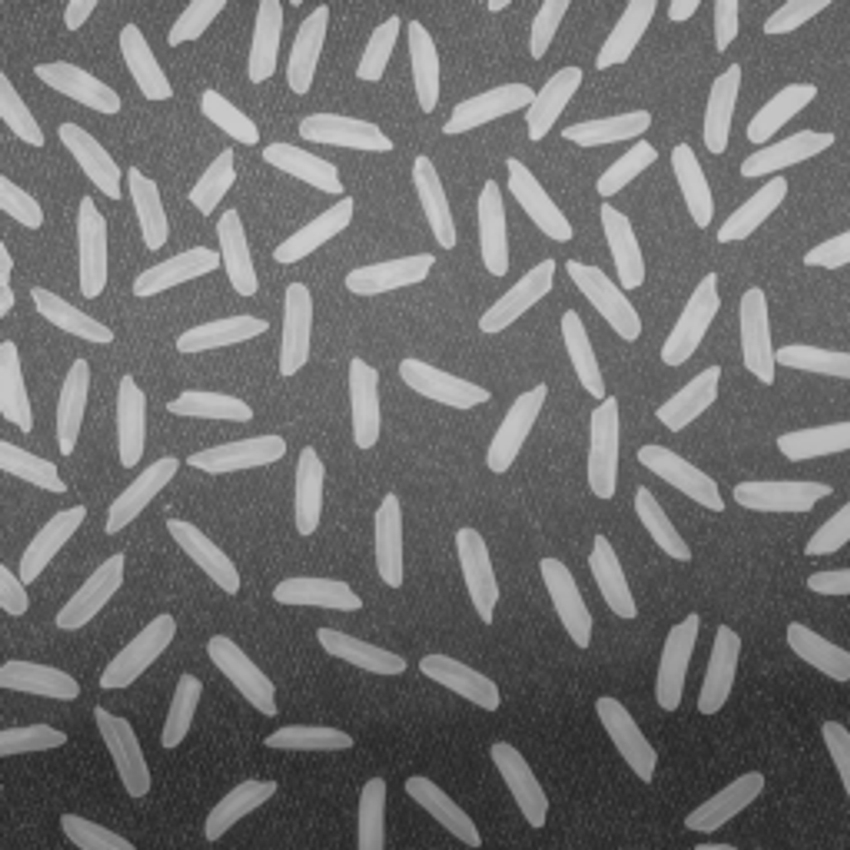
#> input picture images/gray/rice.jpg, 850 x 850 px
$ python example_5_otsu.py   (older library calls are emulated)
#> lines starting #> are read from the running program, lines starting #| are printed output that depends on the picture; after the words box and inside, x2 and y2 are one past the last pixel; in counts of white or black regions, pixels touching at a corner belong together
### pai_basic/pai_io.py
'''
Created on Aug 1, 2019

@author: jsaavedr
io functions
'''
import skimage.io as skio
import numpy as np
import utils

def imread(filename, as_gray = False):
#> called with filename = '../images/gray/rice.jpg', as_gray = True
    image = skio.imread(filename, as_gray = as_gray)
#> image is the input picture: shape (850, 850); min 36, max 207, mean 111.3
    if image.dtype == np.float64 :
        image = utils.to_uint8(image)
    return image

### pai_basic/utils.py
'''
pai_basic.basis module
A set of basic functions to operate on gray-scale images
@author: jsaavedr
'''
import numpy as np
import scipy.ndimage.filters as nd_filters

#to uint8
# [7 lines left out: function to_uint8, not called in this run]

#get histogram of an image
def get_histogram(gray_im):
    h=np.zeros(256, dtype=np.float32)
    for i in range(gray_im.shape[0]):
        for j in range(gray_im.shape[1]):
            h[gray_im[i,j]]+=1.0
    return h
#----------------------------------------------
def threshold(gray_im, th):
    bin_im = np.zeros(gray_im.shape, np.uint8)
    bin_im[gray_im>=th]=1
    return bin_im
#----------------------------------------------
#compute accum
def get_accum(histogram, length=256):
    accum=np.zeros(length)
    accum[0]=histogram[0]
    for i in range(1,length):
        accum[i]=accum[i-1]+histogram[i]
    return accum

#det otsu
def get_threshold_otsu(gray_im):
    h = get_histogram(gray_im)
#> h = 256 values, max 16884 at index 104, min 0 at index 0, mean 2822.3
    p = h / np.sum(h)
#> p = 256 values, max 0.0234 at index 104, min 0 at index 0, mean 0.00391
    accum = get_accum(p)
#> after the loop in get_accum, `for i in range(1,length):`: accum = 256 values from 0 to 1
#> accum = 256 values from 0 to 1
    mu_t = np.zeros(256,  np.float32)
    #compute media for each t in [0..255]
    for i in range(0,256):
        mu_t[i] = mu_t[i-1] + i*p[i]
#> after the loop, mu_t = 256 values from 0 to 111.3
    mu = mu_t[255]
#> mu = 111.3
    best_t = 0
    best_val = 0
    eps = 0.0001
    for t in range(1,256):
        w0 = accum[t]
        w1 = 1.0 - w0
        mu_0 = mu_t[t] / (w0 + eps)
        mu_1 = (mu - mu_t[t]) / (w1 + eps)
        val = w0*(mu_0 - mu)*(mu_0 - mu) + w1*(mu_1 - mu)*(mu_1 - mu)
        if val > best_val:
            best_val = val
            best_t = t
#> this loop made 255 passes
#> (w0, w1, mu_0, mu_1, val, best_val) on passes 1, 36, 37, 38, 39, 40, 41, 42, 43, 44, 45, 46: (0, 1, 0, 111.3, 0.000124, 0.000124), (1.38e-06, 1, 0.491, 111.3, 0.0171, 0.0171), (2.77e-06, 1, 0.983, 111.3, 0.0338, 0.0338), (9.69e-06, 1, 3.32, 111.3, 0.113, 0.113), (6.92e-05, 1, 15.87, 111.3, 0.63, 0.63), (0.000306, 1, 29.94, 111.3, 2.03, 2.03), (0.000905, 0.999, 36.53, 111.4, 5.06, 5.06), (0.00203, 0.998, 39.42, 111.4, 10.52, 10.52), (0.00376, 0.996, 41.02, 111.6, 18.65, 18.65), (0.00651, 0.993, 42.26, 111.7, 31.2, 31.2), (0.0104, 0.99, 43.28, 112, 48.7, 48.7), (0.0156, 0.984, 44.17, 112.4, 71.26, 71.26)
#> (w0, w1, mu_0, mu_1, val) on passes 2 to 7: (0, 1, 0, 111.3, 0.000124), (0, 1, 0, 111.3, 0.000124), (0, 1, 0, 111.3, 0.000124), (0, 1, 0, 111.3, 0.000124), (0, 1, 0, 111.3, 0.000124), (0, 1, 0, 111.3, 0.000124)
#> after the loop, best_t = 131; best_val = 1312.8
    return best_t

#equalization
# [59 lines left out: functions equalize_image, get_gaussian2d, constrast_stretching, add_gaussian_noise, get_magnitude, get_image_from_lsb and 1 more, not called in this run]


### pai_basic/example_5_otsu.py
'''
Created on Aug 6, 2019

@author: jsaavedr
Otsu
'''

import matplotlib.pyplot as plt
import utils
import pai_io

if __name__ == '__main__' :
    #filename ='../images/gray/ten_coins.png'
    filename = '../images/gray/rice.jpg'
    #filename = '../images/gray/four_coins.png'
    image=pai_io.imread(filename, as_gray = True)
    th = 100
    th_otsu = utils.get_threshold_otsu(image)
#> th_otsu = 131
    print('th = {}'.format(th))
    print('th_otsu = {}'.format(th_otsu))
#| th_otsu = 131
    bin_image = utils.threshold(image, th)
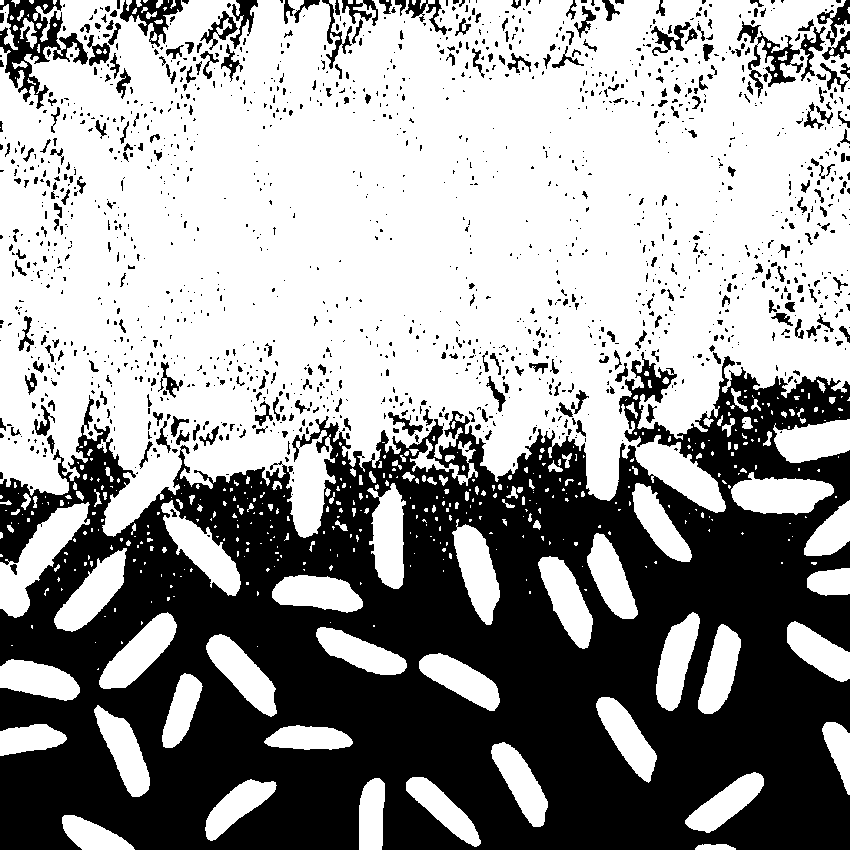
#> bin_image: shape (850, 850); values 0 (black) and 1 (white), 59.8% white; 1561 black regions (1255 under 20 px), largest, box (x1, y1, x2, y2) and area: (0, 352, 850, 850) 257629, (0, 0, 88, 109) 3325, (120, 0, 183, 47) 1143
    bin_image_otsu = utils.threshold(image, th_otsu)
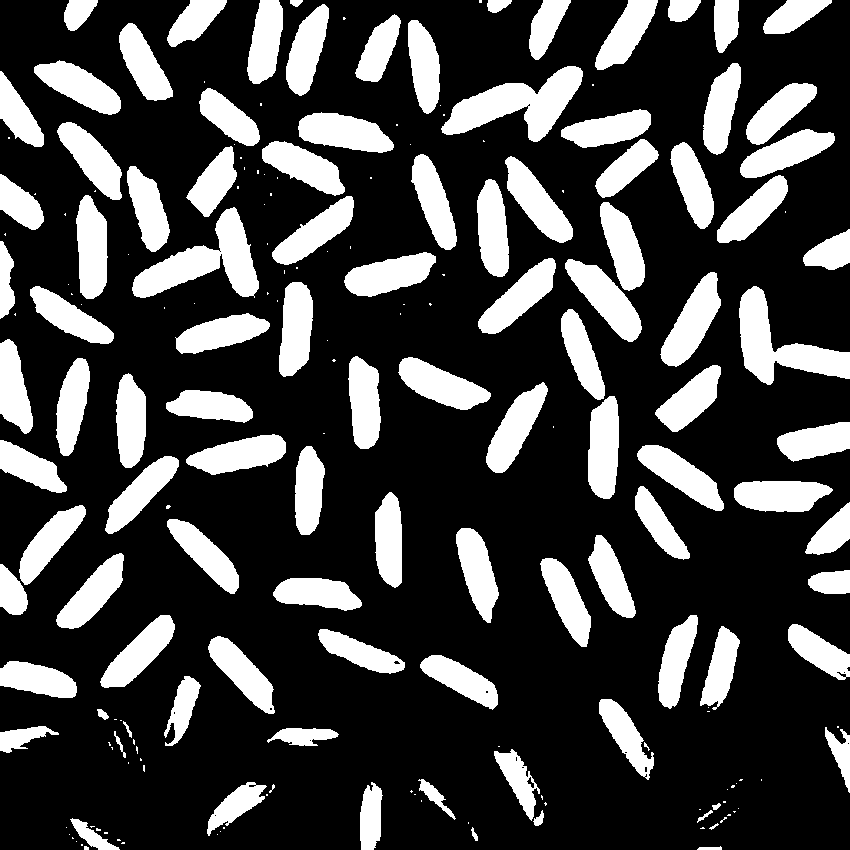
#> bin_image_otsu: shape (850, 850); values 0 (black) and 1 (white), 26.2% white; 202 white regions (97 under 20 px), largest, box (x1, y1, x2, y2) and area: (441, 66, 583, 142) 4838, (132, 207, 259, 298) 4773, (739, 286, 850, 385) 4398
    fig, xs = plt.subplots(1,3)
    for i in range(3):
        xs[i].set_axis_off()
    xs[0].imshow(image, cmap = 'gray', vmin =0 , vmax=255)
    xs[0].set_title('Original')
    xs[1].imshow(bin_image*255, cmap = 'gray', vmin = 0, vmax = 255)
    xs[1].set_title('Thresholded image t={}'.format(th) )
    xs[2].imshow(bin_image_otsu*255, cmap = 'gray', vmin = 0, vmax = 255)
    xs[2].set_title('Otsu ={}'.format(th_otsu))
    plt.show()
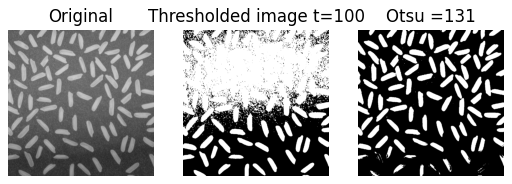
#> figure drawn by matplotlib, 3 panels

$ run again, with images/gray/elephant.jpg copied over images/gray/rice.jpg
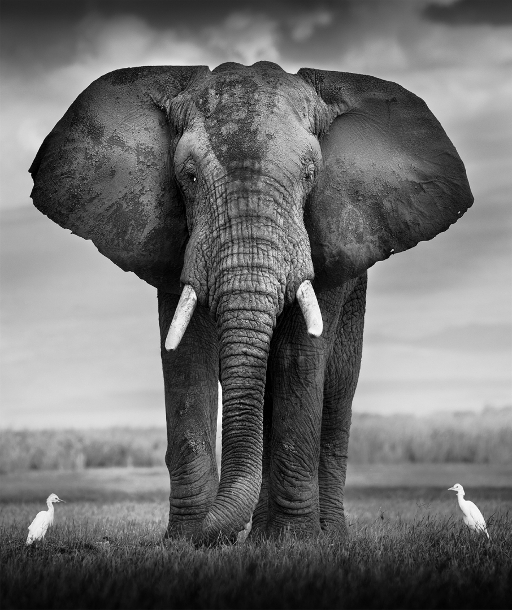
#> input picture images/gray/elephant.jpg, 512 x 610 px
#> in imread, image is the input picture: shape (610, 512); min 0, max 255, mean 109.9
#> in get_threshold_otsu, `h = get_histogram(gray_im)`: h = 256 values, max 2509 at index 198, min 7 at index 250, mean 1220
#> p = 256 values, max 0.00803 at index 198, min 2.24e-05 at index 250, mean 0.00391
#> after the loop in get_accum, `for i in range(1,length):`: accum = 256 values from 0.00117 to 1
#> after the loop in get_threshold_otsu, `for i in range(0,256):`: mu_t = 256 values from 0 to 109.9
#> mu = 109.9
#> the loop in get_threshold_otsu, `for t in range(1,256):` made 255 passes
#> (w0, w1, mu_0, mu_1, val, best_val) on passes 1 to 8: (0.00198, 0.998, 0.39, 110.1, 23.72, 23.72), (0.00266, 0.997, 0.791, 110.2, 31.78, 31.78), (0.00333, 0.997, 1.22, 110.2, 39.44, 39.44), (0.00422, 0.996, 1.79, 110.3, 49.46, 49.46), (0.00537, 0.995, 2.47, 110.4, 62.3, 62.3), (0.00713, 0.993, 3.33, 110.6, 81.48, 81.48), (0.00969, 0.99, 4.29, 110.9, 109.1, 109.1), (0.013, 0.987, 5.22, 111.2, 143.9, 143.9)
#> after the loop in get_threshold_otsu, `for t in range(1,256):`: best_t = 115; best_val = 3105.9
#> th_otsu = 115
#| th_otsu = 115
#> `bin_image = utils.threshold(image, th)`:
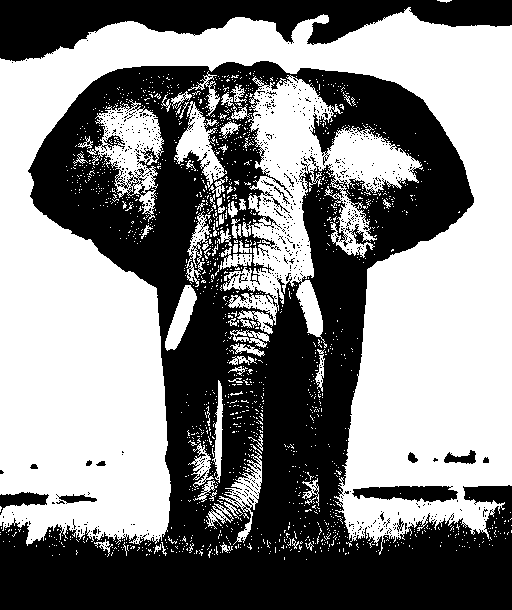
#> bin_image: shape (610, 512); values 0 (black) and 1 (white), 52% white; 758 black regions (741 under 20 px), largest, box (x1, y1, x2, y2) and area: (0, 61, 512, 610) 129744, (0, 0, 512, 62) 15787, (352, 486, 458, 502) 1255
#> bin_image_otsu: shape (610, 512); values 0 (black) and 1 (white), 45.6% white; 1426 white regions (1365 under 20 px), largest, box (x1, y1, x2, y2) and area: (0, 20, 512, 545) 117587, (228, 80, 332, 337) 10092, (325, 133, 419, 191) 2630
#> `plt.show()`:
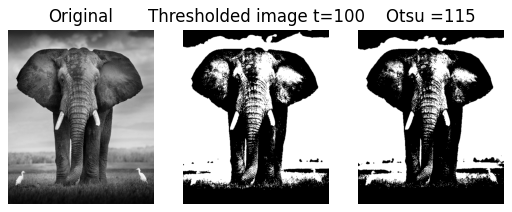
#> figure drawn by matplotlib, 3 panels
